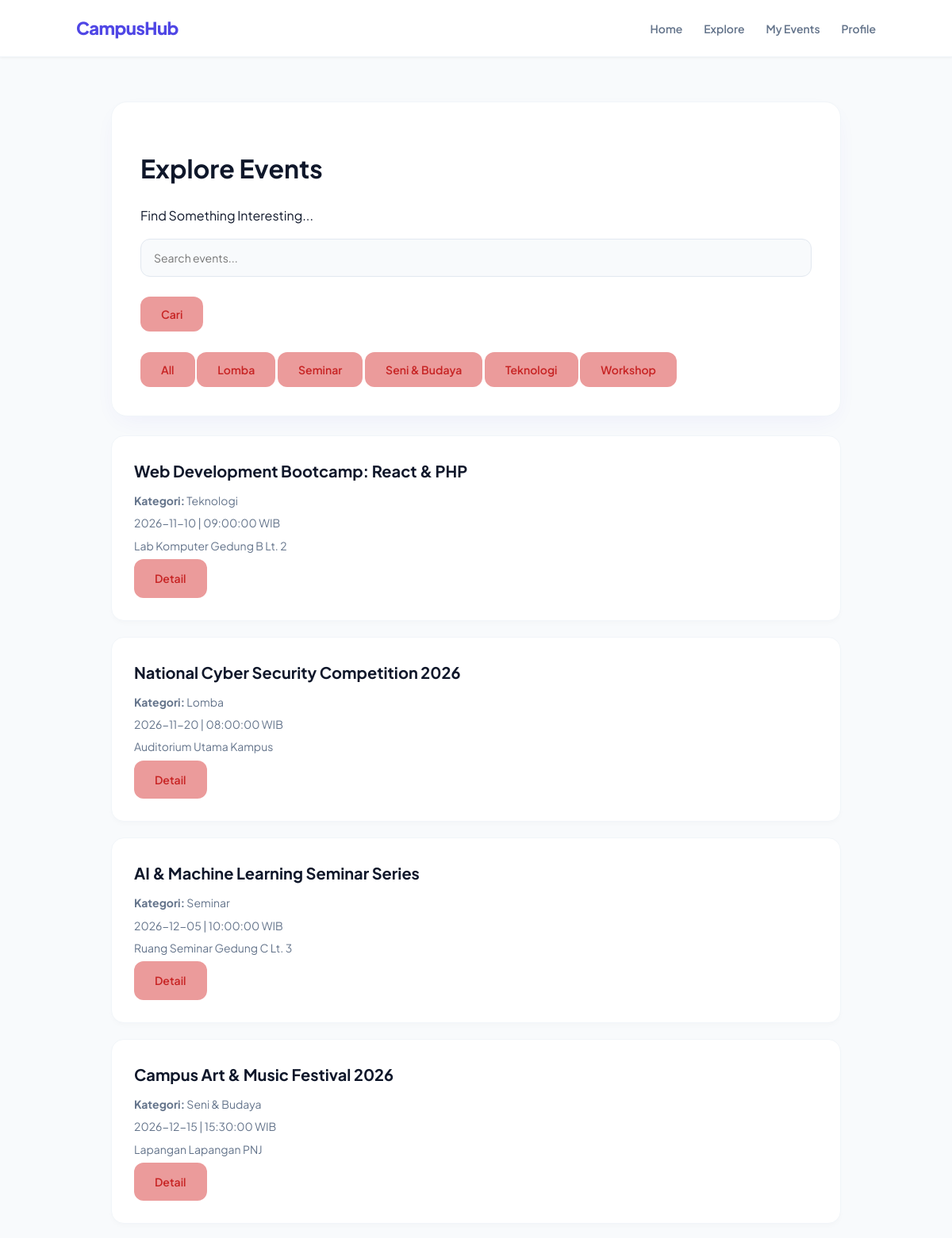
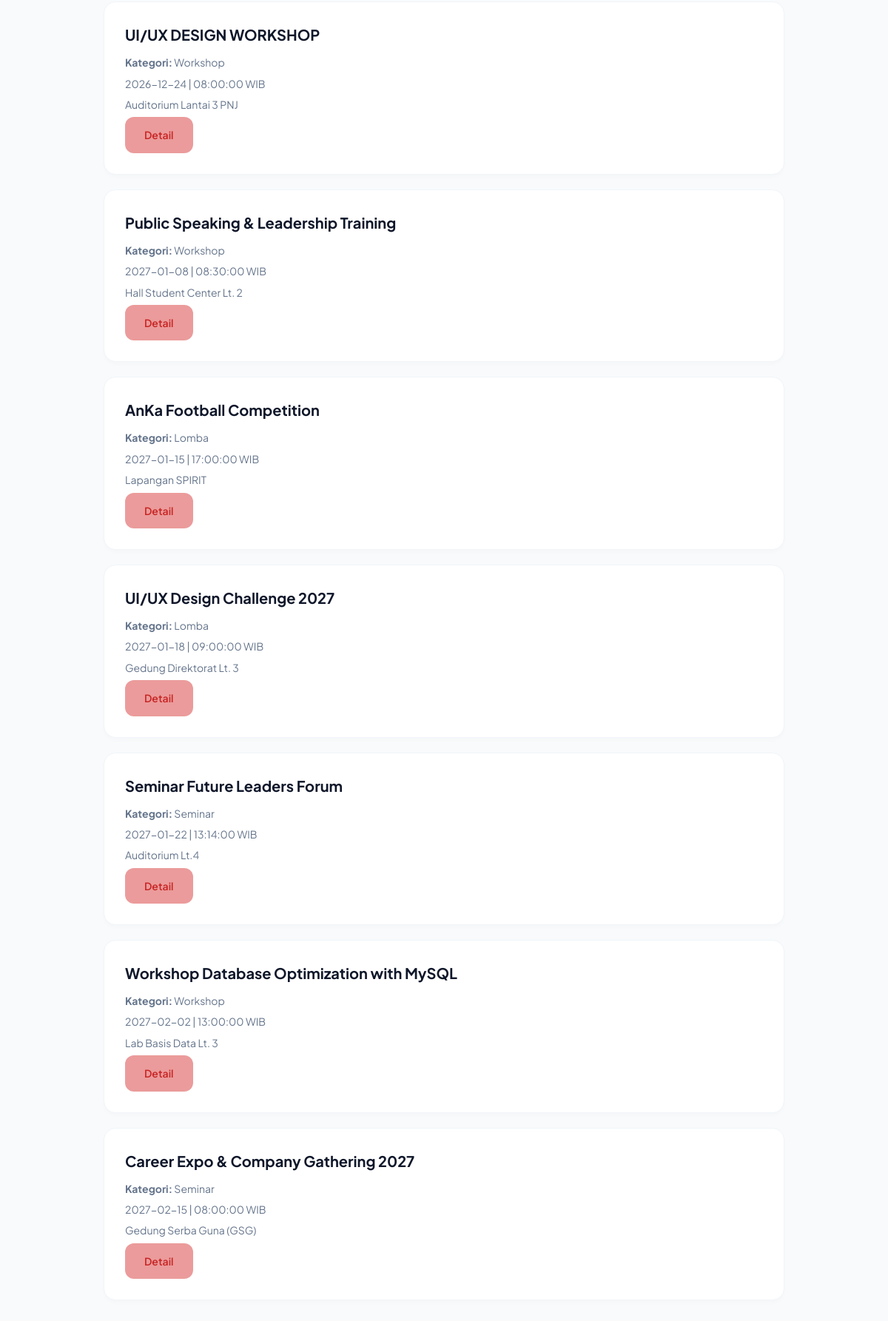
The app's page /halaman/explore.php (signed in) with its own data (2 pictures, top to bottom).
### tables this page shows
CREATE TABLE `category` (
  `categoryId` int NOT NULL,
  `categoryName` varchar(100) NOT NULL
);

CREATE TABLE `event` (
  `eventId` int NOT NULL,
  `title` varchar(150) NOT NULL,
  `description` text,
  `organizer` varchar(100) DEFAULT NULL,
  `categoryId` int DEFAULT NULL,
  `eventDate` date NOT NULL,
  `startTime` time NOT NULL,
  `location` varchar(200) DEFAULT NULL,
  `capacity` int DEFAULT NULL
);

### halaman/explore.php (the view, shortened to what this page needs)
<?php
include "../koneksi/koneksi.php";
$query_category = mysqli_query($koneksi, "SELECT * FROM category ORDER BY categoryName ASC");
$search = $_GET['search'] ?? '';
$sql = "
    SELECT event.*, category.categoryName
    FROM event
    LEFT JOIN category ON event.categoryId = category.categoryId
    WHERE 1=1
";
$sql .= " ORDER BY event.eventDate ASC";
$query_event = mysqli_query($koneksi, $sql);
?>
<!DOCTYPE html>
<html lang="id">
<head>
    <link rel="stylesheet" href="../style/style.css">
</head>
<body>
    <div class="navbar">
        <div class="logo">CampusHub</div>
        <div>
            <a href="dashboard.php">Home</a>
            <a href="explore.php">Explore</a>
            <a href="myevents.php">My Events</a>
            <a href="profile.php">Profile</a>
        </div>
    </div>
    <div class="container">
        <div class="card">
            <h1>Explore Events</h1>
            <p>Find Something Interesting...</p>
            <form method="GET" action="explore.php">
                <input type="text" name="search" placeholder="Search events..." value="<?= htmlspecialchars($search) ?>">
                <br><br>
                <button type="submit">Cari</button>
            </form>
            <br>
            <a href="explore.php<?= !empty($search) ? '?search=' . urlencode($search) : '' ?>"><button type="button">All</button></a>
            <?php if (mysqli_num_rows($query_category) > 0): ?>
                <?php while ($cat = mysqli_fetch_assoc($query_category)): ?>
                    <?php
                        $link_cat = "explore.php?category=" . $cat['categoryId'];
                    ?>
                    <a href="<?= $link_cat ?>"><button type="button"><?= htmlspecialchars($cat['categoryName']) ?></button></a>
                <?php endwhile; ?>
            <?php endif; ?>
        </div>
        <?php if (mysqli_num_rows($query_event) > 0): ?>
            <?php while ($event = mysqli_fetch_assoc($query_event)): ?>
                <div class="event">
                    <h3><?= htmlspecialchars($event['title']) ?></h3>
                    <p><strong>Kategori:</strong> <?= htmlspecialchars($event['categoryName'] ?? 'Umum') ?></p>
                    <p><?= htmlspecialchars($event['eventDate']) ?> | <?= htmlspecialchars($event['startTime']) ?> WIB</p>
                    <p><?= htmlspecialchars($event['location']) ?></p>
                    <a class="btn" href="detail.php?id=<?= $event['eventId'] ?>">Detail</a>
                </div>
            <?php endwhile; ?>
        <?php else: ?>
            <div class="card">
                <p>Event tidak ditemukan.</p>
            </div>
        <?php endif; ?>
    </div>
</body>
</html>

### style/style.css (style rules this page uses)
* { box-sizing: border-box; }
body { margin: 0; font-family: 'Plus Jakarta Sans', sans-serif; background-color: #f8fafc; color: #0f172a; line-height: 1.6; }
.container { width: 90%; max-width: 920px; margin: auto; padding: 32px 0; }
.navbar { background: #ffffff; padding: 18px 8%; display: flex; justify-content: space-between; align-items: center; box-shadow: 0 1px 3px 0 rgba(0, 0, 0, 0.05); border-bottom: 1px solid #f1f5f9; }
.logo { font-size: 22px; font-weight: 800; color: #4f46e5; letter-spacing: -0.5px; }
.navbar a { text-decoration: none; margin-left: 24px; color: #64748b; font-weight: 600; font-size: 14px; transition: color 0.2s ease; }
.card, .login, .auth-card { background: #ffffff; padding: 36px; margin: 24px auto; border-radius: 20px; box-shadow: 0 10px 30px -10px rgba(79, 70, 229, 0.08); border: 1px solid #f1f5f9; }
input, .form-group input { width: 100%; padding: 14px 16px; border: 1.5px solid #e2e8f0; border-radius: 12px; font-size: 14px; font-family: inherit; transition: all 0.2s ease-in-out; background-color: #f8fafc; }
button, .btn { display: inline-block; padding: 13px 26px; border: none; border-radius: 12px; background: #eb9b9b; color: #c72424; cursor: pointer; text-decoration: none; font-size: 14px; font-weight: 600; font-family: inherit; text-align: center; transition: all 0.2s ease; }
.event { background: #ffffff; padding: 28px; margin: 20px 0; border-radius: 16px; border: 1px solid #f1f5f9; box-shadow: 0 4px 6px -1px rgba(0, 0, 0, 0.02); transition: all 0.2s ease-in-out; }
.event h3 { margin-top: 0; margin-bottom: 10px; font-size: 20px; color: #0f172a; }
.event p { margin: 6px 0; color: #64748b; font-size: 14px; }

### records on screen
category: categoryName "Lomba"
category: categoryName "Seminar"
category: categoryName "Seni & Budaya"
category: categoryName "Teknologi"
category: categoryName "Workshop"
event: title "Web Development Bootcamp: React & PHP", categoryId.categoryName "Teknologi", eventDate "2026-11-10", startTime "09:00:00", location "Lab Komputer Gedung B Lt. 2"
event: title "National Cyber Security Competition 2026", categoryId.categoryName "Lomba", eventDate "2026-11-20", startTime "08:00:00", location "Auditorium Utama Kampus"
event: title "AI & Machine Learning Seminar Series", categoryId.categoryName "Seminar", eventDate "2026-12-05", startTime "10:00:00", location "Ruang Seminar Gedung C Lt. 3"
event: title "Campus Art & Music Festival 2026", categoryId.categoryName "Seni & Budaya", eventDate "2026-12-15", startTime "15:30:00", location "Lapangan Lapangan PNJ"
event: title "UI/UX DESIGN WORKSHOP", categoryId.categoryName "Workshop", eventDate "2026-12-24", startTime "08:00:00", location "Auditorium Lantai 3 PNJ"
event: title "Public Speaking & Leadership Training", categoryId.categoryName "Workshop", eventDate "2027-01-08", startTime "08:30:00", location "Hall Student Center Lt. 2"
event: title "AnKa Football Competition", categoryId.categoryName "Lomba", eventDate "2027-01-15", startTime "17:00:00", location "Lapangan SPIRIT"
event: title "UI/UX Design Challenge 2027", categoryId.categoryName "Lomba", eventDate "2027-01-18", startTime "09:00:00", location "Gedung Direktorat Lt. 3"
event: title "Seminar Future Leaders Forum", categoryId.categoryName "Seminar", eventDate "2027-01-22", startTime "13:14:00", location "Auditorium Lt.4"
event: title "Workshop Database Optimization with MySQL", categoryId.categoryName "Workshop", eventDate "2027-02-02", startTime "13:00:00", location "Lab Basis Data Lt. 3"
event: title "Career Expo & Company Gathering 2027", categoryId.categoryName "Seminar", eventDate "2027-02-15", startTime "08:00:00", location "Gedung Serba Guna (GSG)"
